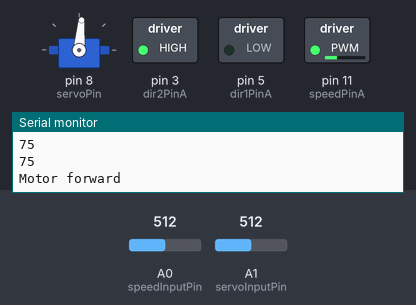
A sketch run on a simulated Arduino Uno, built with avr-gcc and run on an emulated ATmega328P. On the bench: servo, switched loads named in the sketch (green lamp = pin HIGH), the last lines printed to the serial monitor. The test bench sets the inputs (shaded band); at power-on: A0 (speedInputPin) = 512, A1 (servoInputPin) = 512.

Above: at 1.2 s.
1.3 s: A0 (speedInputPin) set to 0
At 2.5 s:
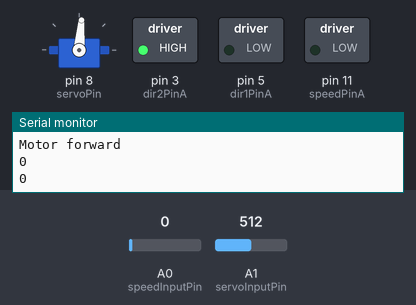
2.8 s: A1 (servoInputPin) set to 306
At 3.2 s:
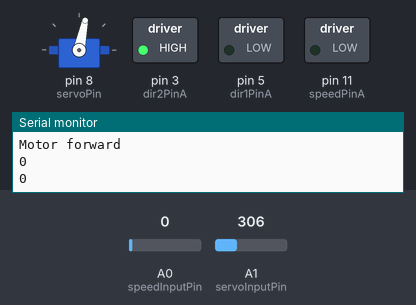
4.3 s: A0 (speedInputPin) set to 5
5.8 s: A0 (speedInputPin) set to 8
At 7.0 s:
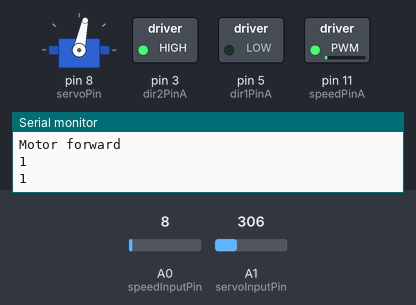
7.3 s: A1 (servoInputPin) set to 511
At 7.8 s:
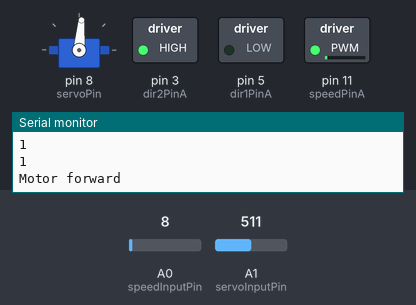
8.8 s: A0 (speedInputPin) set to 900
At 9.4 s:
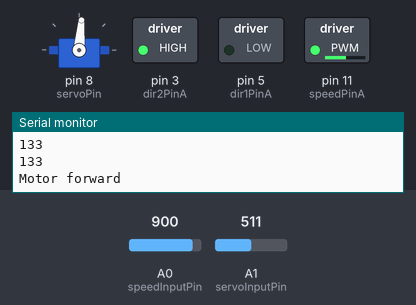
Timing chart, 0 to 11.3 s (numbered marks = the images above; inputs shaded):
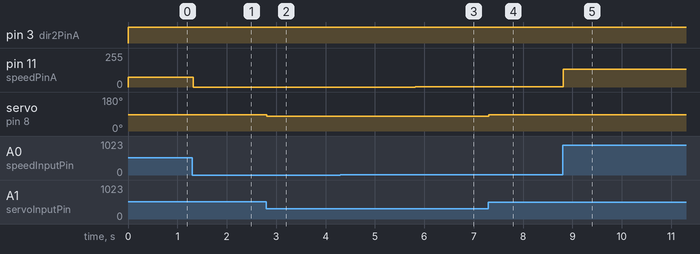

Measured:
- after the input at 1.3 s, pin 11 (speedPinA): 75/255 → 0/255 at once
- after the input at 2.8 s, servo on pin 8 (servoPin): 85° → 78° at once
- after the input at 5.8 s, pin 11 (speedPinA): 0/255 → 1/255 at once
- after the input at 7.3 s, servo on pin 8 (servoPin): 78° → 85° at once
- after the input at 8.8 s, pin 11 (speedPinA): 1/255 → 133/255 at once

The sketch:

MotorAnalogDigitalInput.ino.ino
```cpp
// Declare L298N Dual H-Bridge Motor Controller directly since there is not a library to load.
// Author Henrik Fredlund
#include <Servo.h>

Servo pointer;
const byte servoPin = 8;


const int dir1PinA = 5;
const int dir2PinA = 3;
const int dirInputPin = 7;
const int speedInputPin = A0;
const int servoInputPin = A1;
const int speedPinA = 11; // Needs to be a PWM pin to be able to control motor speed

int sensorValue0 = 0;
int sensorValue1 = 0;
int sensorValue7 = 1;
int inputSpeed = 0;
int inputServo = 0;
void setup() {  // Setup runs once per reset
  // initialize serial communication @ 9600 baud:
  Serial.begin(9600);

  //Define L298N Dual H-Bridge Motor Controller Pins

  pinMode(dir1PinA, OUTPUT);
  pinMode(dir2PinA, OUTPUT);
  pinMode(speedPinA, OUTPUT);
  pinMode(speedInputPin, INPUT);
  pinMode(dirInputPin, INPUT);
  pinMode(dirInputPin, INPUT);
  pointer.attach(servoPin);


}

/*
    The golden method! Control the motor with
    a certain speed (0 to 100). Direction: 0 reverse, 1 forward.
*/

void motor_run(int speed, int direction) {
  if (direction == 1) {
    analogWrite(speedPinA, speed);//Sets speed variable via PWM
    digitalWrite(dir1PinA, LOW);
    digitalWrite(dir2PinA, HIGH);
    Serial.println("Motor forward");
    Serial.println(speed);
  }
  else if (direction == 0) {
    analogWrite(speedPinA, speed);
    digitalWrite(dir1PinA, HIGH);
    digitalWrite(dir2PinA, LOW);
    Serial.println("Motor Reverse");

  }
}

void steer(int capacity) {
  if (capacity > 85) {
    capacity = 85;
  }
  else if (capacity < 12) {
    capacity = 12;
  }
  int adjustment = 10.24 * capacity;
  //Steering between 75 degrees and 95 degrees from car right.
  int pos = map(adjustment, 0, 1024, 70, 90);
  pointer.write(pos);
}

void loop() {
  sensorValue0 = analogRead(speedInputPin);
  sensorValue1 = analogRead(servoInputPin);
  inputSpeed = map(sensorValue0, 0, 676, 0, 100);
  inputServo = map(sensorValue1, 0, 676, 0, 100);
  //Serial.println(inputServo);
  steer(inputServo);
  // motor_run(50, digitalRead(dirInputPin));
  motor_run(inputSpeed, 1);
  Serial.println(inputSpeed);

  delay(2);


}
```
